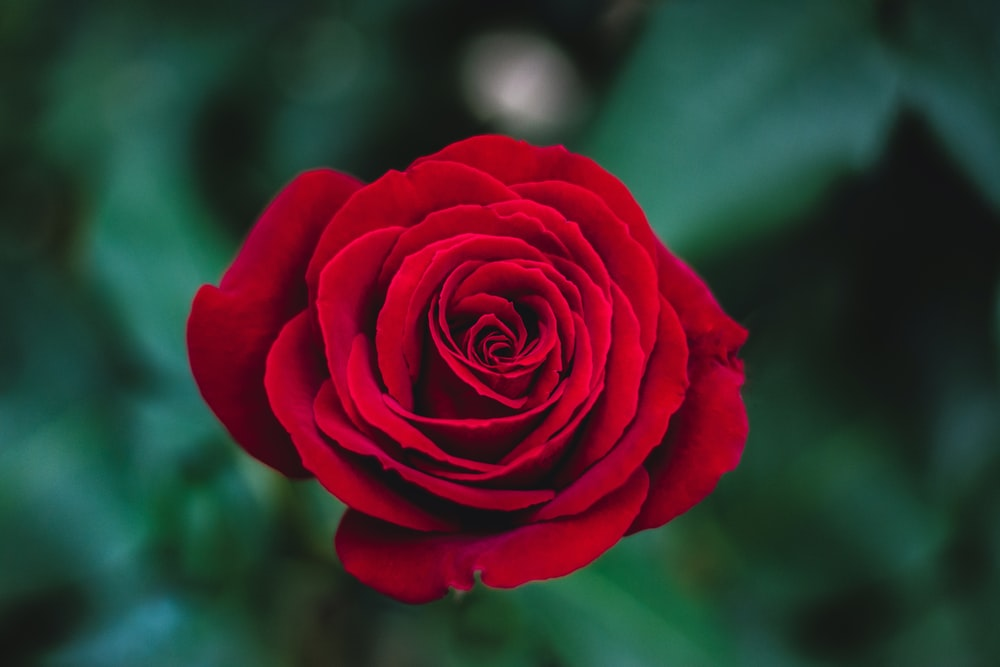
#> input picture PS1-master/rose.jpg, 1000 x 667 px
$ python img.py
#> lines starting #> are read from the running program, lines starting #| are printed output that depends on the picture; after the words box and inside, x2 and y2 are one past the last pixel; in counts of white or black regions, pixels touching at a corner belong together
import cv2
import numpy as np

# read image
img = cv2.imread('rose.jpg')
#> img is the input picture: shape (667, 1000, 3); mean B, G, R 47, 48, 59.6
hh, ww = img.shape[:2]
#> hh = 667; ww = 1000
hh2 = hh // 2
#> hh2 = 333
ww2 = ww // 2
#> ww2 = 500

# define circles
radius1 = 25
radius2 = 75
xc = hh // 2
#> xc = 333
yc = ww // 2
#> yc = 500

# draw filled circles in white on black background as masks
mask1 = np.zeros_like(img)
mask1 = cv2.circle(mask1, (xc,yc), radius1, (255,255,255), -1)
mask2 = np.zeros_like(img)
mask2 = cv2.circle(mask2, (xc,yc), radius2, (255,255,255), -1)

# subtract masks and make into single channel
mask = cv2.subtract(mask2, mask1)
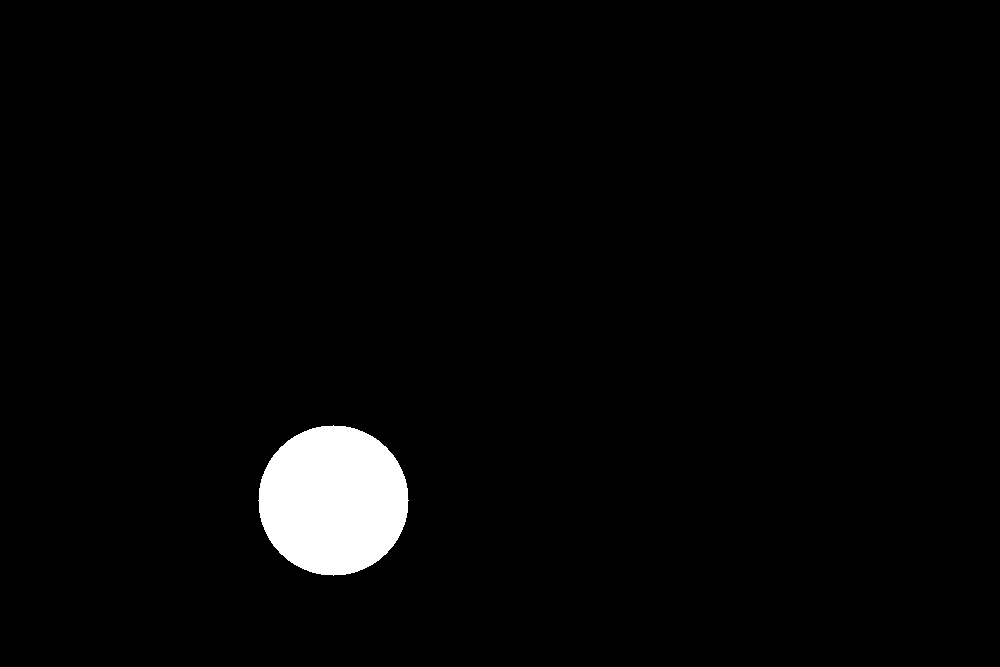
#> mask2: shape (667, 1000, 3); 2.6% white; 1 white region, box (x1, y1, x2, y2) and area: (258, 425, 409, 576) 17665

# put mask into alpha channel of input
result = cv2.cvtColor(img, cv2.COLOR_BGR2BGRA)
result[:, :, 3] = mask[:,:,0]

# save results
cv2.imwrite('lena_mask1.png', mask1)
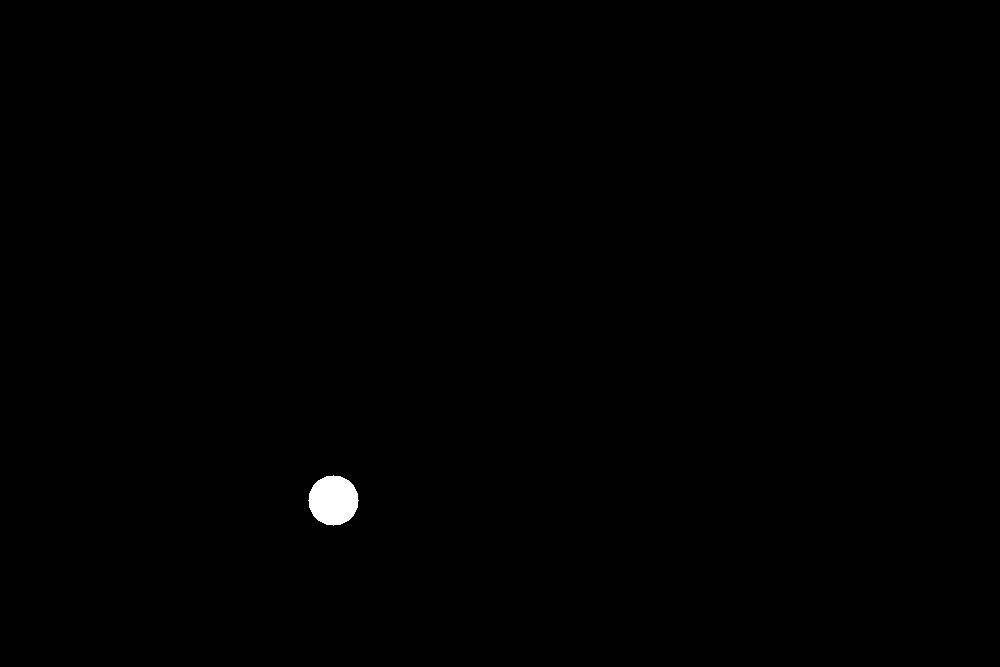
#> saved as lena_mask1.png: shape (667, 1000, 3); 0.29% white; 1 white region, box (x1, y1, x2, y2) and area: (308, 475, 359, 526) 1961
cv2.imwrite('lena_mask2.png', mask2)
cv2.imwrite('lena_masks.png', mask)
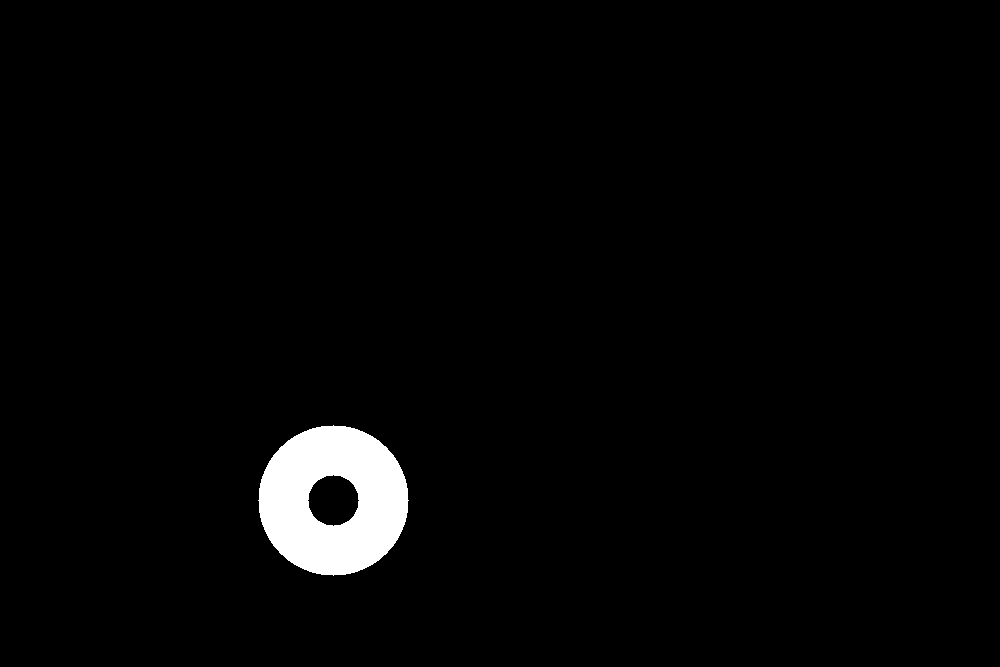
#> saved as lena_masks.png: shape (667, 1000, 3); 2.4% white; 1 white region, box (x1, y1, x2, y2) and area: (258, 425, 409, 576) 15704
cv2.imwrite('lena_circle_masks.png', result)

cv2.imshow('image', img)
cv2.imshow('mask1', mask1)
cv2.imshow('mask2', mask2)
cv2.imshow('mask', mask)
cv2.imshow('masked image', result)
cv2.waitKey(0)
cv2.destroyAllWindows()
